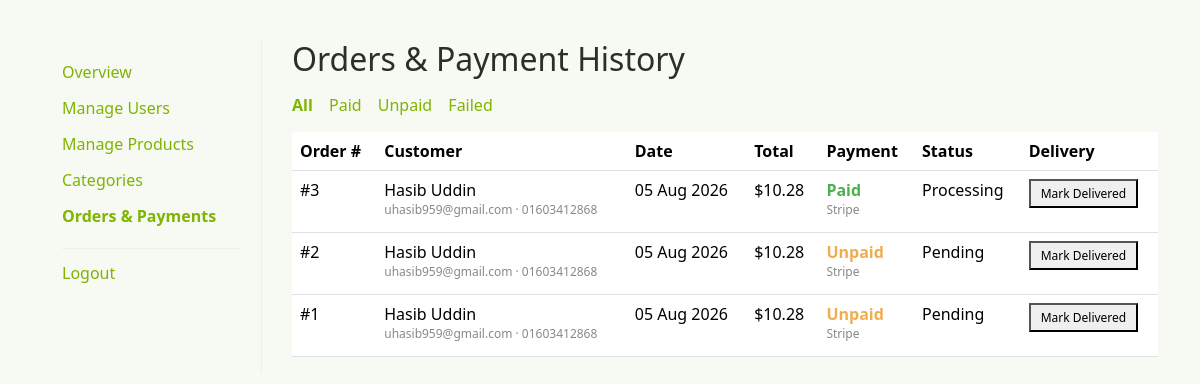
/dashboard/admin_orders.php (signed in), run on the app's committed database.
### tables this page shows
CREATE TABLE `orders` (
  `id` int(11) NOT NULL,
  `user_id` int(11) NOT NULL,
  `total_amount` decimal(10,2) NOT NULL,
  `status` enum('pending','processing','completed','cancelled') NOT NULL DEFAULT 'pending',
  `delivered_at` timestamp NULL DEFAULT NULL,
  `shipping_address` varchar(255) DEFAULT NULL,
  `created_at` timestamp NOT NULL DEFAULT current_timestamp(),
  `updated_at` timestamp NOT NULL DEFAULT current_timestamp() ON UPDATE current_timestamp(),
  `customer_name` varchar(150) NOT NULL DEFAULT '',
  `email` varchar(150) NOT NULL DEFAULT '',
  `phone` varchar(20) NOT NULL DEFAULT '',
  `billing_address` varchar(255) NOT NULL DEFAULT '',
  `payment_method` varchar(50) NOT NULL DEFAULT '',
  `payment_status` enum('unpaid','paid','failed') NOT NULL DEFAULT 'unpaid',
  `stripe_session_id` varchar(255) DEFAULT NULL,
  `stripe_payment_intent` varchar(255) DEFAULT NULL
);

### dashboard/admin_orders.php (the view, shortened to what this page needs)
<?php
require_once __DIR__ . '/../core/db_connection.php';
$paymentFilter = $_GET['payment_status'] ?? '';
$sql = "SELECT * FROM orders";
$sql .= " ORDER BY created_at DESC ";
$orders = $conn->query($sql)->fetch_all(MYSQLI_ASSOC);
function e_dash($v)
{
    return htmlspecialchars((string) $v, ENT_QUOTES, 'UTF-8');
}
?>
<head>
    <?php include_once __DIR__ . '/includes/head.php'; ?>
</head>
<div class="container" style="margin: 40px auto;">
    <div style="display: flex; gap: 30px;">
        <?php require __DIR__ . '/includes/sidebar.php'; ?>
        <div style="flex: 1;">
            <h2>Orders &amp; Payment History</h2>
            <div style="margin: 15px 0;">
                <a href="admin_orders.php" style="margin-right: 12px; <?php echo $paymentFilter === '' ? 'font-weight: bold;' : ''; ?>">All</a>
                <a href="admin_orders.php?payment_status=paid" style="margin-right: 12px; <?php echo $paymentFilter === 'paid' ? 'font-weight: bold;' : ''; ?>">Paid</a>
                <a href="admin_orders.php?payment_status=unpaid" style="margin-right: 12px; <?php echo $paymentFilter === 'unpaid' ? 'font-weight: bold;' : ''; ?>">Unpaid</a>
                <a href="admin_orders.php?payment_status=failed" style="<?php echo $paymentFilter === 'failed' ? 'font-weight: bold;' : ''; ?>">Failed</a>
            </div>
            <div class="table-responsive" style="margin-top: 10px;">
                <table class="table table-1">
                    <tr>
                        <th><span>Order #</span></th>
                        <th><span>Customer</span></th>
                        <th><span>Date</span></th>
                        <th><span>Total</span></th>
                        <th><span>Payment</span></th>
                        <th><span>Status</span></th>
                        <th><span>Delivery</span></th>
                    </tr>
                    <?php foreach ($orders as $order): ?>
                        <tr>
                            <td>#<?php echo (int) $order['id']; ?></td>
                            <td>
                                <?php echo e_dash($order['customer_name']); ?><br>
                                <span style="font-size: 12px; color: #888;"><?php echo e_dash($order['email']); ?> &middot; <?php echo e_dash($order['phone']); ?></span>
                            </td>
                            <td><?php echo e_dash(date('d M Y', strtotime($order['created_at']))); ?></td>
                            <td>$<?php echo number_format((float) $order['total_amount'], 2); ?></td>
                            <td>
                                <?php
                                $paymentColor = ['paid' => '#4caf50', 'unpaid' => '#f0ad4e', 'failed' => '#e53935'][$order['payment_status']] ?? '#888';
                                ?>
                                <span style="color: <?php echo $paymentColor; ?>; font-weight: bold;"><?php echo e_dash(ucfirst($order['payment_status'])); ?></span>
                                <br><span style="font-size: 12px; color: #888;"><?php echo e_dash(str_replace('_', ' ', ucfirst($order['payment_method']))); ?></span>
                            </td>
                            <td><?php echo e_dash(ucfirst($order['status'])); ?></td>
                            <td>
                                <?php if ($order['delivered_at']): ?>
                                    <span style="color: #4caf50;">Delivered<br><?php echo e_dash(date('d M Y', strtotime($order['delivered_at']))); ?></span>
                                <?php else: ?>
                                    <form action="../core/admin_order_delivered.php" method="post">
                                        <button type="submit" class="tran3s color1_bg" style="padding: 4px 10px; font-size: 12px;">Mark Delivered</button>
                                    </form>
                                <?php endif; ?>
                            </td>
                        </tr>
                    <?php endforeach; ?>
                </table>
            </div>
        </div>
    </div>
</div>

### dashboard/css/styles.css (style rules this page uses)
* { box-sizing: border-box; }
a { color: var(--primary); text-decoration: none; }

### data on the page
orders: id "3", customer_name "Hasib Uddin", email "uhasib959@gmail.com", phone "01603412868", created_at "05 Aug 2026", total_amount "10.28", payment_status "Paid", payment_method "Stripe", status "Processing"
orders: id "2", customer_name "Hasib Uddin", email "uhasib959@gmail.com", phone "01603412868", created_at "05 Aug 2026", total_amount "10.28", payment_status "Unpaid", payment_method "Stripe", status "Pending"
orders: id "1", customer_name "Hasib Uddin", email "uhasib959@gmail.com", phone "01603412868", created_at "05 Aug 2026", total_amount "10.28", payment_status "Unpaid", payment_method "Stripe", status "Pending"
